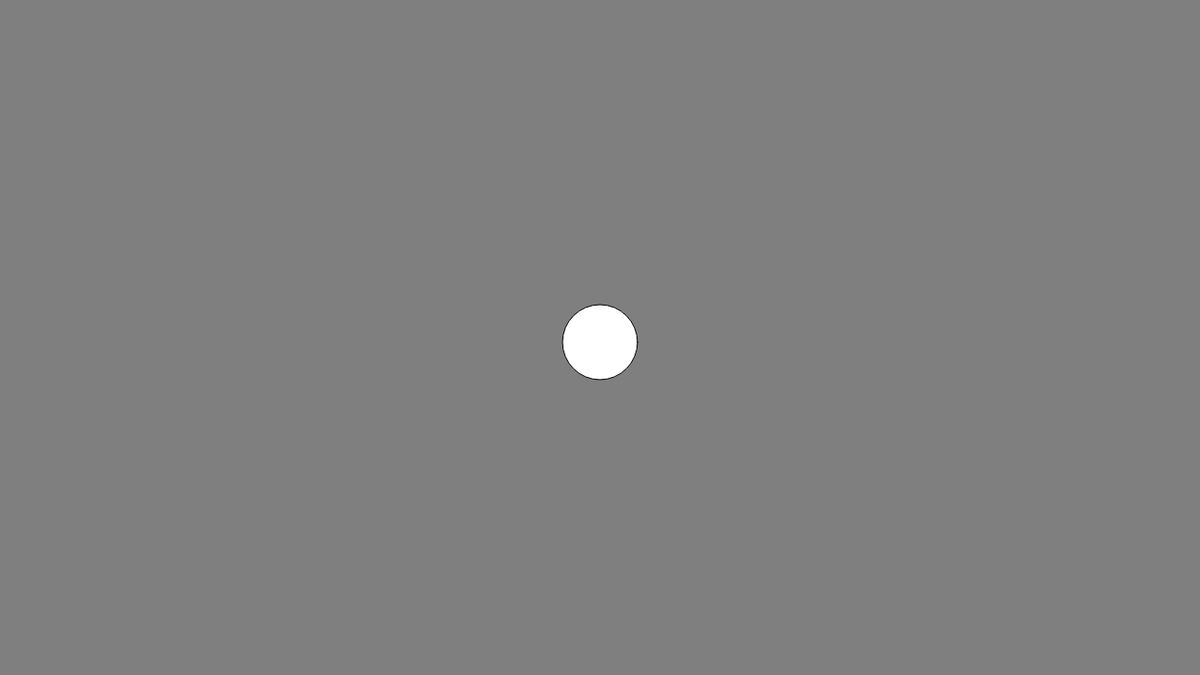
Frame 1 (no input)
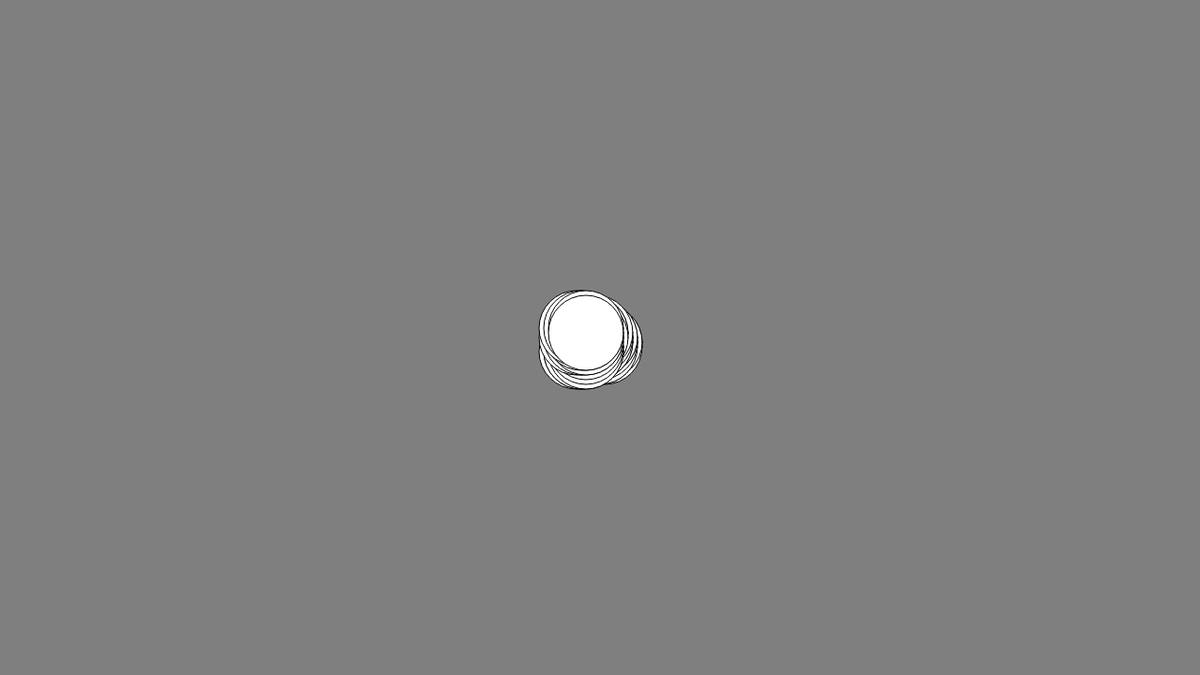
Frame 60 (no input)
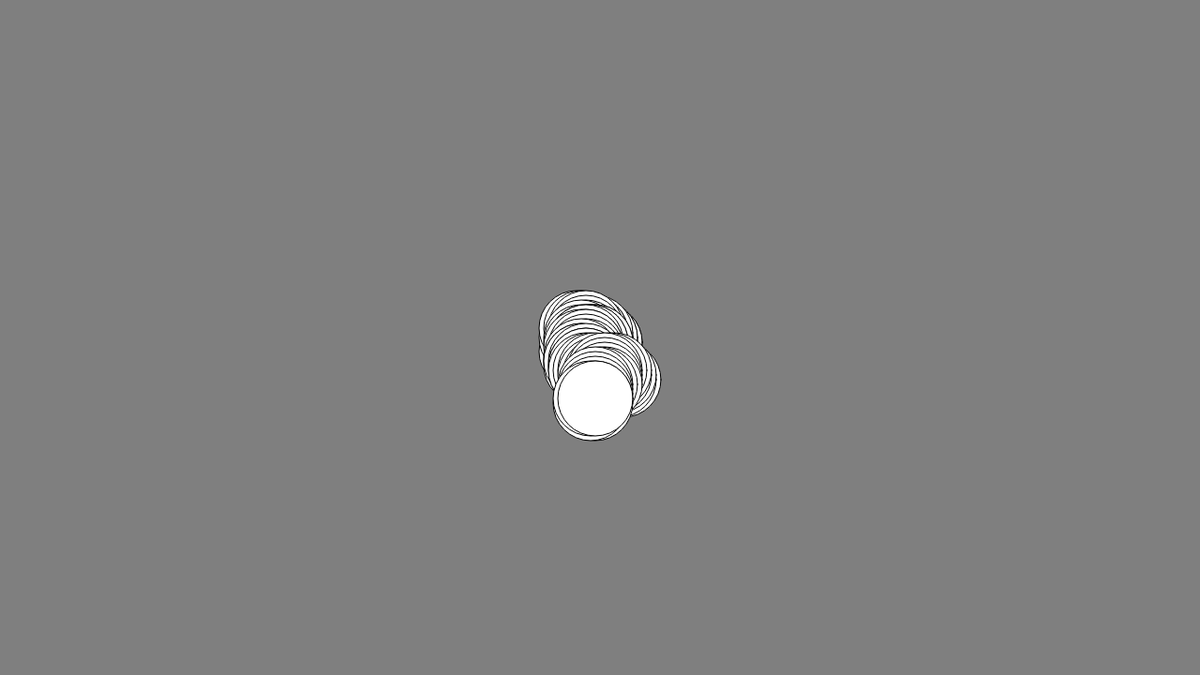
Frame 120 (the mouse pressed at the canvas centre since frame 60)

The p5.js sketch that drew these frames (run headless with seeded random() and noise() and a simulated clock; from frame 60 on, the mouse is pressed at the canvas centre):

// p5.js sketch
// ── sketch.js
var walker;

function setup() {
  createCanvas(1280, 720);
  frameRate(300);
  walker = new Walker();
  background(127);
}

function draw() {
  walker.step();
  walker.render();
}

function Walker() {
  this.x = width / 2;
  this.y = height / 2;

  this.render = function() {
    stroke(0);
    // point(this.x,this.y);
    ellipse(this.x, this.y, 80, 80);
  };

  this.step = function() {
    var temp = 5;
    var choice = floor(random(4));
    if (choice === 0) {
      this.x = this.x + temp;
    }
    else if (choice == 1) {
      this.x = this.x - temp;
    }
    else if (choice == 2) {
      this.y = this.y + temp;
    }
    else {
      this.y = this.y - temp;
    }
    this.x = constrain(this.x, 0, width - 1);
    this.y = constrain(this.y, 0, height - 1);
  };
}
